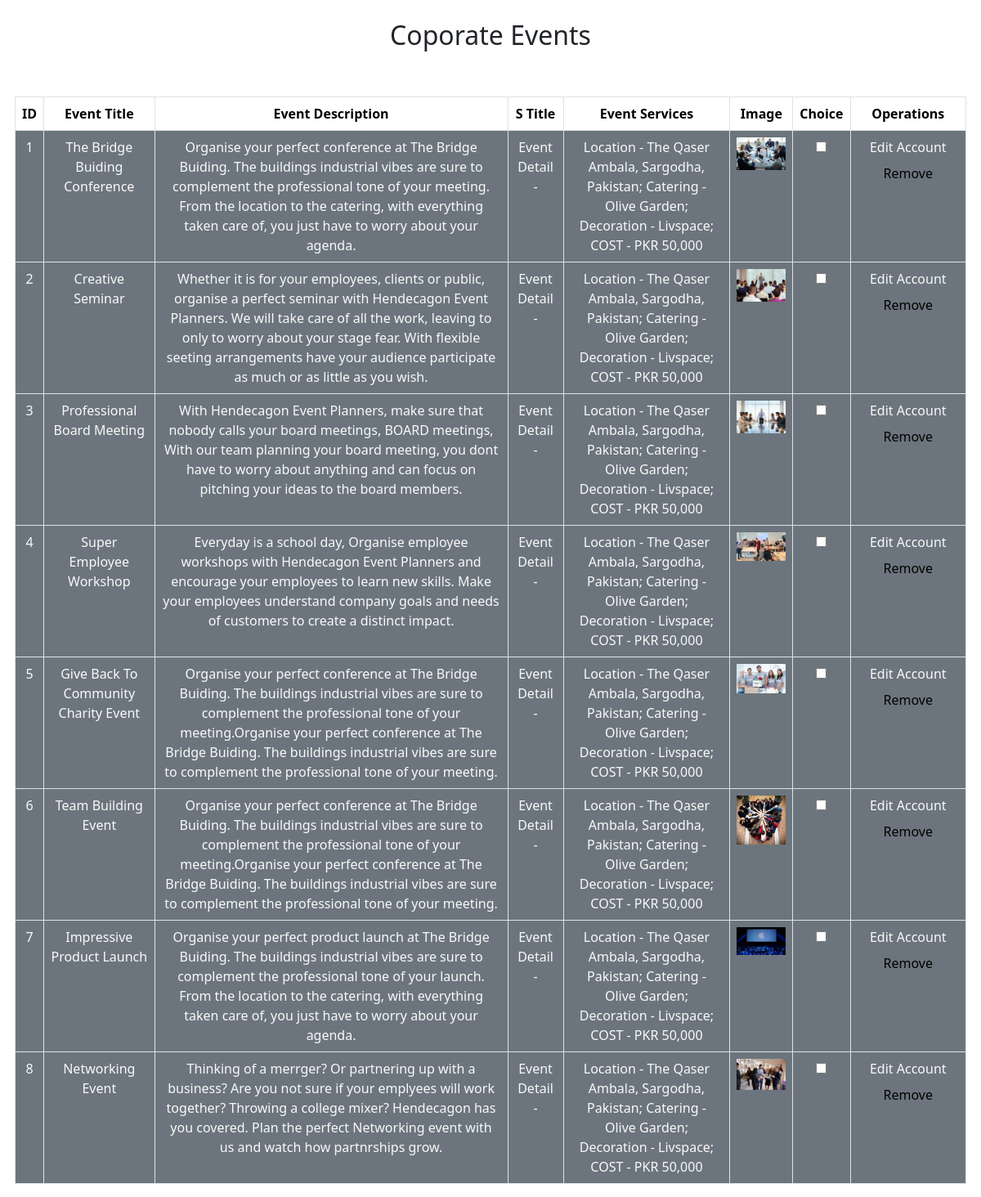
/corporate/show_coparative.php, run on the app's committed database.
### tables this page shows
CREATE TABLE `corporate` (
  `corporate_id` int(11) NOT NULL,
  `corporate_title` varchar(255) NOT NULL,
  `corporate_description` varchar(10000) NOT NULL,
  `corporate_image1` varchar(255) NOT NULL,
  `corporate_titlee` varchar(255) NOT NULL,
  `corporate_descriptionn` varchar(1000) NOT NULL
);

### corporate/show_coparative.php (the view, shortened to what this page needs)
<?php
include('connect.php');
$query="select * from corporate";
$result =mysqli_query($con,$query);
?>
<!DOCTYPE html>
<html>
<head>
     <link rel="stylesheet" href="https://cdnjs.cloudflare.com/ajax/libs/font-awesome/4.7.0/css/font-awesome.min.css">
    <link href="https://cdn.jsdelivr.net/npm/bootstrap@5.3.2/dist/css/bootstrap.min.css" rel="stylesheet">
</head>
<body>
<br> <div class="text-center">
            <h2>Coporate Events</h2>
        </div><br><br>
<div class="container p-0 " >
    <form action="" method="post">
        <div class="row">
            <table class="table table-bordered text-center">
                <thead>
                    <tr>
                        <th>ID</th>
                        <th>Event Title</th>
                        <th>Event Description</th>
                        <th>S Title</th>
                        <th>Event Services</th>
                        <th>Image</th>
                        <th>Choice</th>
                        <th colspan='2'>Operations</th>
                    </tr>
                </thead>
                        <?php
                            while($row= mysqli_fetch_assoc($result))
                            {
                                $corporate_id=$row['corporate_id'];
                        ?>
                <tbody>
                    <tr>
                                <td  class="bg-secondary text-light"><?php echo $row['corporate_id']; ?></td>
                                <td  class="bg-secondary text-light"><?php echo $row['corporate_title']; ?></td>
                                <td  class="bg-secondary text-light"><?php echo $row['corporate_description']; ?></td>
                                <td  class="bg-secondary text-light"><?php echo $row['corporate_titlee']; ?></td>
                                <td  class="bg-secondary text-light"><?php echo $row['corporate_descriptionn']; ?></td>
                                <td  class="bg-secondary text-light"><img src="./images/<?php echo $row['corporate_image1'];?>" alt="" class="cart_imgs"></td>
                                <td class="bg-secondary text-light"><input type="checkbox" name="removeitem[]" value="<?php echo $corporate_id ?>"></td>
                                <td class="bg-secondary text-light">
                                <a class="nav-link text-light" aria-current="page" href="index2.php?edit_account=<?php echo $corporate_id?>">Edit Account</a>
                                    <input type="submit" value="Remove" class="bg-secondary px-3 py-2 border-0 mx-3" name="remove_cart">
                                </td>
                                </tr>
                </tbody>
                            <?php
                            }
                        ?>
            </table>
        </div>
    </form>
</div>
    </body>
    </html>

### corporate/show_coparative.php (style rules this page uses)
.cart_imgs { width:60px; }

### data on the page
corporate: corporate_id "1", corporate_title "The Bridge Buiding Conference", corporate_description "Organise your perfect conference at The Bridge Buiding. The buildings industrial vibes are sure to complement the professional tone of your meeting. From the location to the catering, with everything taken care of, you just have to worry about your agenda.", corporate_titlee "Event Detail -", corporate_descriptionn "Location - The Qaser Ambala, Sargodha, Pakistan; Catering - Olive Garden; Decoration - Livspace; COST - PKR 50,000", corporate_image1 (picture)
corporate: corporate_id "2", corporate_title "Creative Seminar", corporate_description "Whether it is for your employees, clients or public, organise a perfect seminar with Hendecagon Event Planners. We will take care of all the work, leaving to only to worry about your stage fear. With flexible seeting arrangements have your audience participate as much or as little as you wish.", corporate_titlee "Event Detail -", corporate_descriptionn "Location - The Qaser Ambala, Sargodha, Pakistan; Catering - Olive Garden; Decoration - Livspace; COST - PKR 50,000", corporate_image1 (picture)
corporate: corporate_id "3", corporate_title "Professional Board Meeting", corporate_description "With Hendecagon Event Planners, make sure that nobody calls your board meetings, BOARD meetings, With our team planning your board meeting, you dont have to worry about anything and can focus on pitching your ideas to the board members.", corporate_titlee "Event Detail -", corporate_descriptionn "Location - The Qaser Ambala, Sargodha, Pakistan; Catering - Olive Garden; Decoration - Livspace; COST - PKR 50,000", corporate_image1 (picture)
corporate: corporate_id "4", corporate_title "Super Employee Workshop", corporate_description "Everyday is a school day, Organise employee workshops with Hendecagon Event Planners and encourage your employees to learn new skills. Make your employees understand company goals and needs of customers to create a distinct impact.", corporate_titlee "Event Detail -", corporate_descriptionn "Location - The Qaser Ambala, Sargodha, Pakistan; Catering - Olive Garden; Decoration - Livspace; COST - PKR 50,000", corporate_image1 (picture)
corporate: corporate_id "5", corporate_title "Give Back To Community Charity Event", corporate_description "Organise your perfect conference at The Bridge Buiding. The buildings industrial vibes are sure to complement the professional tone of your meeting.Organise your perfect conference at The Bridge Buiding. The buildings industrial vibes are sure to complement the professional tone of your meeting.", corporate_titlee "Event Detail -", corporate_descriptionn "Location - The Qaser Ambala, Sargodha, Pakistan; Catering - Olive Garden; Decoration - Livspace; COST - PKR 50,000", corporate_image1 (picture)
corporate: corporate_id "6", corporate_title "Team Building Event", corporate_description "Organise your perfect conference at The Bridge Buiding. The buildings industrial vibes are sure to complement the professional tone of your meeting.Organise your perfect conference at The Bridge Buiding. The buildings industrial vibes are sure to complement the professional tone of your meeting.", corporate_titlee "Event Detail -", corporate_descriptionn "Location - The Qaser Ambala, Sargodha, Pakistan; Catering - Olive Garden; Decoration - Livspace; COST - PKR 50,000", corporate_image1 (picture)
corporate: corporate_id "7", corporate_title "Impressive Product Launch", corporate_description "Organise your perfect product launch at The Bridge Buiding. The buildings industrial vibes are sure to complement the professional tone of your launch. From the location to the catering, with everything taken care of, you just have to worry about your agenda.", corporate_titlee "Event Detail -", corporate_descriptionn "Location - The Qaser Ambala, Sargodha, Pakistan; Catering - Olive Garden; Decoration - Livspace; COST - PKR 50,000", corporate_image1 (picture)
corporate: corporate_id "8", corporate_title "Networking Event", corporate_description "Thinking of a merrger? Or partnering up with a business? Are you not sure if your emplyees will work together? Throwing a college mixer? Hendecagon has you covered. Plan the perfect Networking event with us and watch how partnrships grow.", corporate_titlee "Event Detail -", corporate_descriptionn "Location - The Qaser Ambala, Sargodha, Pakistan; Catering - Olive Garden; Decoration - Livspace; COST - PKR 50,000", corporate_image1 (picture)
